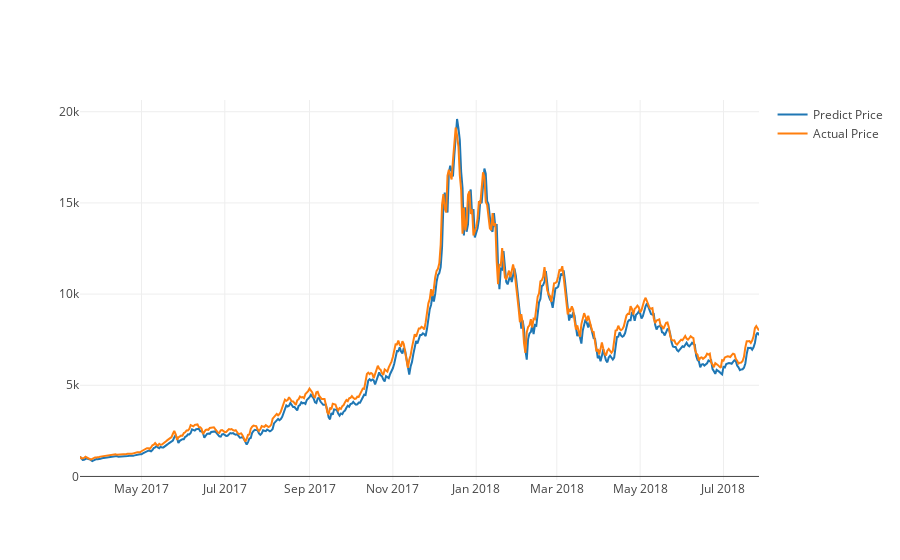

This figure's notebook cell:
### Code cell
actual_chart = go.Scatter(x=predictDates, y=testY_reshape, name= 'Actual Price')
predict_chart = go.Scatter(x=predictDates, y=yhat_reshape, name= 'Predict Price')
py.iplot([predict_chart, actual_chart])

### Figure 1 — Plotly figure (JSON) as saved in the notebook; plotly's stock layout.template omitted (floating-point values rounded to 4 significant figures; data arrays with more than 128 entries replaced by an {"elided": "..."} marker saying what was removed)
{"data": [{"name": "Predict Price", "type": "scatter", "x": {"elided": "498 str values"}, "y": {"elided": "498 float values"}}, {"name": "Actual Price", "type": "scatter", "x": {"elided": "498 str values"}, "y": {"elided": "498 float values"}}], "layout": {}}
